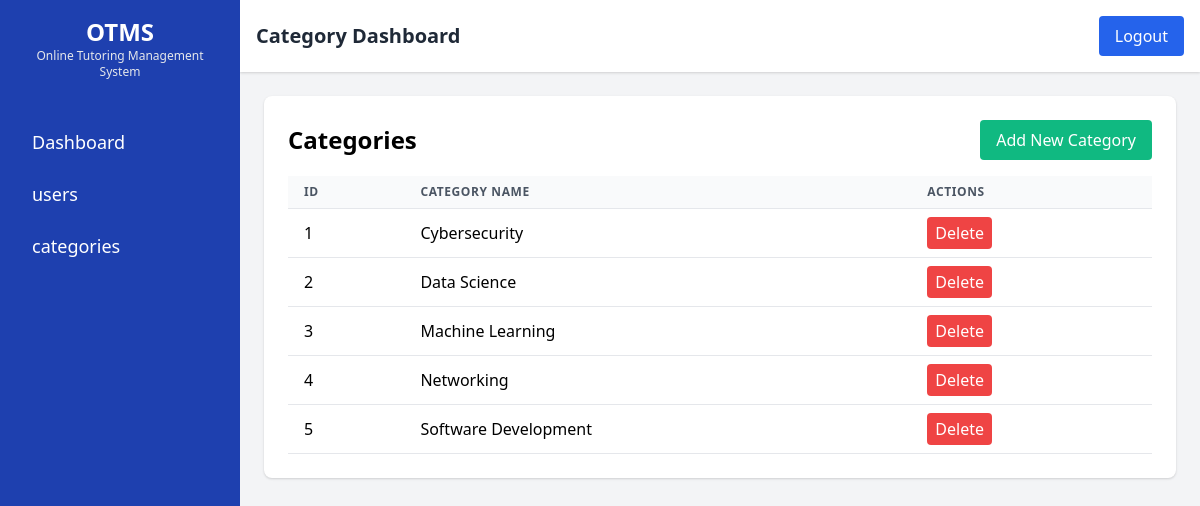
Screenshot of /admin/category.php with the database file from the repository.
### tables this page shows
CREATE TABLE `problem_categories` (
  `category_id` int(11) NOT NULL,
  `category_name` varchar(50) NOT NULL
);

### admin/category.php (the view, shortened to what this page needs)
<?php include('../user/db.php');
?>
<!DOCTYPE html>
<html lang="en">
<head>
    <link href="https://cdn.jsdelivr.net/npm/tailwindcss@2.2.19/dist/tailwind.min.css" rel="stylesheet">
</head>
<body class="bg-gray-100">
    <div class="flex h-screen overflow-hidden">
        <?php include 'sidebar.php'; ?>
        <div class="flex-1 flex flex-col w-full">
            <header class="bg-white shadow p-4 flex items-center justify-between">
                <h1 class="text-xl font-bold text-gray-800">Category Dashboard</h1>
                <div class="flex items-center space-x-4">
                    <button class="text-white bg-blue-600 px-4 py-2 rounded" onclick="window.location.href='../index.php'">Logout</button>
                </div>
            </header>
            <main class="flex-1 p-6 overflow-auto transition-all duration-300 w-full" id="main-content">
                <div class="bg-white rounded-lg shadow p-6">
                    <div class="flex justify-between items-center mb-4">
                        <h2 class="text-2xl font-bold">Categories</h2>
                        <button class="bg-green-500 text-white px-4 py-2 rounded" onclick="openAddCategoryModal()">Add New Category</button>
                    </div>
                    <div class="overflow-x-auto">
                        <table class="min-w-full bg-white">
                            <thead>
                                <tr>
                                    <th class="py-2 px-4 border-b border-gray-200 bg-gray-50 text-left text-xs font-semibold text-gray-600 uppercase tracking-wider">ID</th>
                                    <th class="py-2 px-4 border-b border-gray-200 bg-gray-50 text-left text-xs font-semibold text-gray-600 uppercase tracking-wider">Category Name</th>
                                    <th class="py-2 px-4 border-b border-gray-200 bg-gray-50 text-left text-xs font-semibold text-gray-600 uppercase tracking-wider">Actions</th>
                                </tr>
                            </thead>
                            <tbody>
                                <?php
                                $query = "SELECT * FROM problem_categories";
                                $result = mysqli_query($conn, $query);
                                $count=1;
                                while ($row = mysqli_fetch_assoc($result)) {
                                    $id = $row['category_id'];
                                    $category_name = $row['category_name'];
                                    echo "<tr>";
                                    echo "<td class='py-2 px-4 border-b border-gray-200'>" . $count . "</td>";
                                    echo "<td class='py-2 px-4 border-b border-gray-200'>" . $category_name . "</td>";
                                    echo "<td class='py-2 px-4 border-b border-gray-200'>";
                                    echo "<button class='bg-red-500 text-white px-2 py-1 rounded' onclick='deleteCategory($id)'>Delete</button>";
                                    echo "</td>";
                                    echo "</tr>";
                                    $count++;
                                }
                                ?>
                            </tbody>
                        </table>
                    </div>
                </div>
            </main>
        </div>
    </div>
</body>
</html>

### rows the page displays
problem_categories: category_name "Cybersecurity"
problem_categories: category_name "Data Science"
problem_categories: category_name "Machine Learning"
problem_categories: category_name "Networking"
problem_categories: category_name "Software Development"
